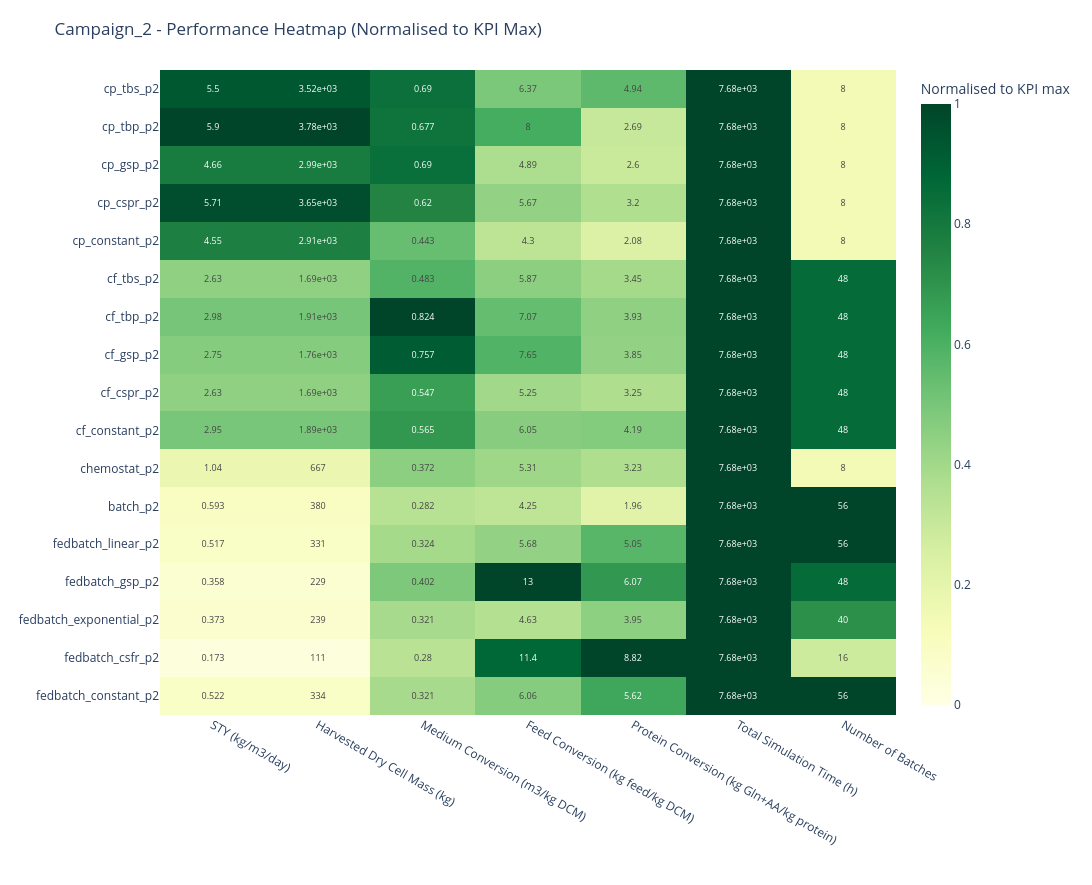

Notebook code for this chart:
### Code cell
# Heatmap of normalized KPI values across runs, with original values as annotations
import plotly.graph_objects as go

if "plot_cols" not in globals() or not plot_cols:
    raise ValueError("No KPI columns available to plot.")

# Normalized heatmap using a zero baseline and the observed column maximum
heat_data = plot_data_ordered.set_index("short_label")[plot_cols].astype(float)
heat_norm = heat_data.divide(heat_data.max().replace(0, 1), axis=1)
heat_norm.columns = [KPI_LABELS_MAIN.get(c, c) for c in heat_norm.columns]

# Annotate with original (non-normalized) values
text_vals = heat_data.rename(columns=KPI_LABELS_MAIN).map(lambda v: f"{v:.3g}").values

fig2 = go.Figure(
    data=go.Heatmap(
        z=heat_norm.values,
        x=list(heat_norm.columns),
        y=list(heat_norm.index),
        text=text_vals,
        texttemplate="%{text}",
        textfont={"size": 9},
        colorscale="YlGn",
        zmin=0.0,
        zmax=1.0,
        colorbar={"title": "Normalised to KPI max"},
        hovertemplate=(
            "<b>%{y}</b><br>"
            + "%{x}<br>"
            + "Normalised: %{z:.3f}<extra></extra>"
        ),
    )
)

fig2.update_layout(
    title=f"{CAMPAIGN_LABEL} - Performance Heatmap (Normalised to KPI Max)",
    xaxis_title="",
    width=max(900, 220 + 170 * len(heat_norm.columns)),
    height=max(420, 120 + 45 * len(heat_norm.index)),
    margin=dict(l=160, r=40, t=70, b=70),
    template="plotly_white",
)

fig2.update_xaxes(tickangle=30)

fig2.show()

### Figure 1 — Plotly figure (JSON) as saved in the notebook; plotly's stock layout.template omitted (floating-point values rounded to 4 significant figures)
{"data": [{"colorbar": {"title": {"text": "Normalised to KPI max"}}, "colorscale": [[0, "rgb(255,255,229)"], [0.125, "rgb(247,252,185)"], [0.25, "rgb(217,240,163)"], [0.375, "rgb(173,221,142)"], [0.5, "rgb(120,198,121)"], [0.625, "rgb(65,171,93)"], [0.75, "rgb(35,132,67)"], [0.875, "rgb(0,104,55)"], [1, "rgb(0,69,41)"]], "hovertemplate": "<b>%{y}</b><br>%{x}<br>Normalised: %{z:.3f}<extra></extra>", "text": [["0.522", "334", "0.321", "6.06", "5.62", "7.68e+03", "56"], ["0.173", "111", "0.28", "11.4", "8.82", "7.68e+03", "16"], ["0.373", "239", "0.321", "4.63", "3.95", "7.68e+03", "40"], ["0.358", "229", "0.402", "13", "6.07", "7.68e+03", "48"], ["0.517", "331", "0.324", "5.68", "5.05", "7.68e+03", "56"], ["0.593", "380", "0.282", "4.25", "1.96", "7.68e+03", "56"], ["1.04", "667", "0.372", "5.31", "3.23", "7.68e+03", "8"], ["2.95", "1.89e+03", "0.565", "6.05", "4.19", "7.68e+03", "48"], ["2.63", "1.69e+03", "0.547", "5.25", "3.25", "7.68e+03", "48"], ["2.75", "1.76e+03", "0.757", "7.65", "3.85", "7.68e+03", "48"], ["2.98", "1.91e+03", "0.824", "7.07", "3.93", "7.68e+03", "48"], ["2.63", "1.69e+03", "0.483", "5.87", "3.45", "7.68e+03", "48"], ["4.55", "2.91e+03", "0.443", "4.3", "2.08", "7.68e+03", "8"], ["5.71", "3.65e+03", "0.62", "5.67", "3.2", "7.68e+03", "8"], ["4.66", "2.99e+03", "0.69", "4.89", "2.6", "7.68e+03", "8"], ["5.9", "3.78e+03", "0.677", "8", "2.69", "7.68e+03", "8"], ["5.5", "3.52e+03", "0.69", "6.37", "4.94", "7.68e+03", "8"]], "textfont": {"size": 9}, "texttemplate": "%{text}", "type": "heatmap", "x": ["STY (kg/m3/day)", "Harvested Dry Cell Mass (kg)", "Medium Conversion (m3/kg DCM)", "Feed Conversion (kg feed/kg DCM)", "Protein Conversion (kg Gln+AA/kg protein)", "Total Simulation Time (h)", "Number of Batches"], "y": ["fedbatch_constant_p2", "fedbatch_csfr_p2", "fedbatch_exponential_p2", "fedbatch_gsp_p2", "fedbatch_linear_p2", "batch_p2", "chemostat_p2", "cf_constant_p2", "cf_cspr_p2", "cf_gsp_p2", "cf_tbp_p2", "cf_tbs_p2", "cp_constant_p2", "cp_cspr_p2", "cp_gsp_p2", "cp_tbp_p2", "cp_tbs_p2"], "z": [[0.08841, 0.08841, 0.3895, 0.4665, 0.6367, 1.0, 1.0], [0.02924, 0.02924, 0.3397, 0.8771, 1.0, 1.0, 0.2857], [0.06312, 0.06312, 0.3898, 0.356, 0.4475, 1.0, 0.7143], [0.06057, 0.06057, 0.4877, 1.0, 0.688, 1.0, 0.8571], [0.08756, 0.08756, 0.393, 0.4374, 0.5719, 1.0, 1.0], [0.1004, 0.1004, 0.3428, 0.3269, 0.2222, 1.0, 1.0], [0.1765, 0.1765, 0.4519, 0.4089, 0.3663, 1.0, 0.1429], [0.4999, 0.4999, 0.6855, 0.4657, 0.4743, 1.0, 0.8571], [0.4462, 0.4462, 0.6645, 0.4039, 0.3681, 1.0, 0.8571], [0.4665, 0.4665, 0.9184, 0.5884, 0.4358, 1.0, 0.8571], [0.5052, 0.5052, 1.0, 0.5437, 0.445, 1.0, 0.8571], [0.4462, 0.4462, 0.5864, 0.4513, 0.3909, 1.0, 0.8571], [0.7713, 0.7713, 0.5383, 0.3305, 0.2357, 1.0, 0.1429], [0.9665, 0.9665, 0.7531, 0.4364, 0.363, 1.0, 0.1429], [0.79, 0.79, 0.8382, 0.3761, 0.2948, 1.0, 0.1429], [1.0, 1.0, 0.8224, 0.6153, 0.3046, 1.0, 0.1429], [0.9319, 0.9319, 0.8375, 0.4902, 0.5593, 1.0, 0.1429]], "zmax": 1, "zmin": 0}], "layout": {"height": 885, "margin": {"b": 70, "l": 160, "r": 40, "t": 70}, "title": {"text": "Campaign_2 - Performance Heatmap (Normalised to KPI Max)"}, "width": 1410, "xaxis": {"tickangle": 30, "title": {"text": ""}}}}
